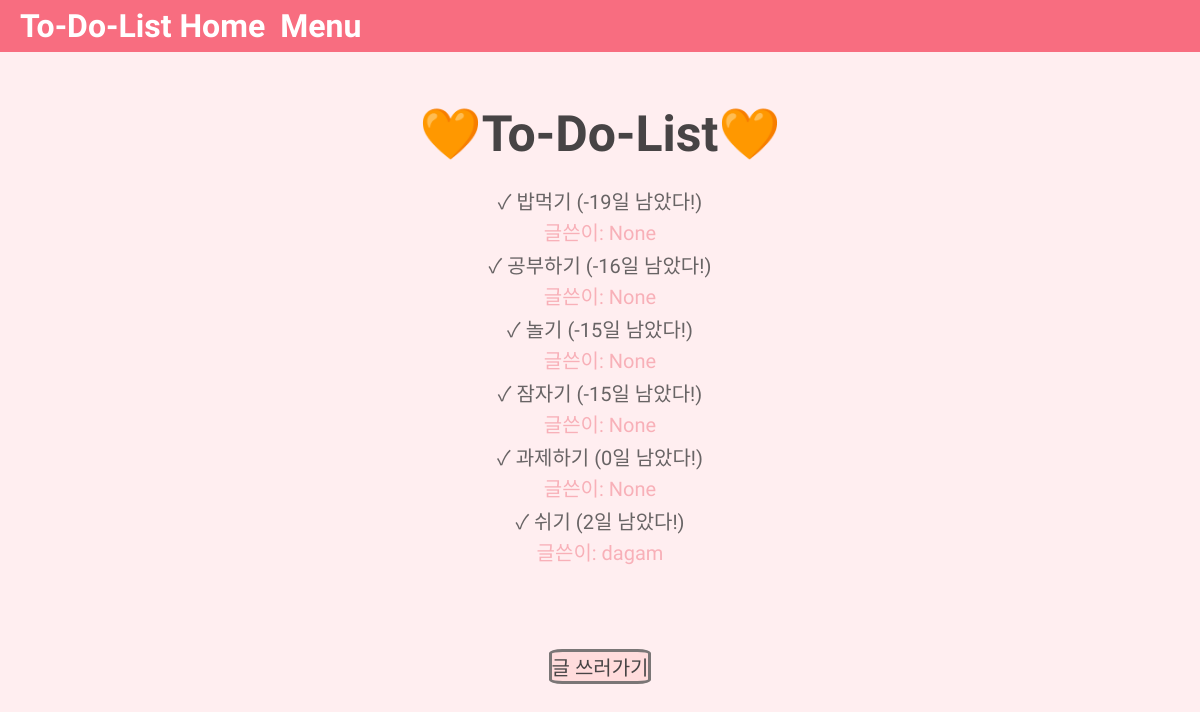
The page / on the database its author committed.
### todos/models.py (models this page shows, shortened)
class Todo(models.Model):
    title = models.CharField(max_length=200)
    content = models.TextField()
    deadline = models.DateField()
    author = models.ForeignKey(User, on_delete=models.CASCADE, related_name='posts', null=True, default=None)

### todos/views.py (the view)
# urls.py: 2. Add a URL to urlpatterns:  path('', views.home, name='home')
def home(request):
    todos = Todo.objects.all().order_by('deadline')
    for todo in todos: #남은 날짜
      diff_date = todo.deadline - datetime.date(datetime.now())
      todo.remain = diff_date.days
    return render(request, 'home.html', { 'todos' : todos })

### todos/templates/home.html
{% extends 'base.html' %}
{% block css %} {% load static %}
<link href="{% static 'home.css' %}" rel="stylesheet">
{% endblock css %}
{% block title %}
<a class="title_a" href="{% url 'home' %}">To-Do-List Home</a>
{% endblock title %}
{% block content %}
<div class="div-table">
    <table>
        <thead>
            <tr>
                <th>🧡To-Do-List🧡</th>
            </tr>
        </thead>
        <tbody>
            {% for todo in todos %}
            <tr>
                <td><a class="list_a" href="{% url 'detail' todo.pk %}">✓ {{todo.title}} ({{todo.remain}}일 남았다!)</a></td>
                <td><a class="author" href="{% url 'detail' todo.pk %}"> 글쓴이: {{todo.author}}</a></td>
            </tr>
            {% endfor %}
        </tbody>
    </table>
</div>
<div class="div-links">
    <a class="write_a" href="{% url 'new' %}">글 쓰러가기</a>
</div>
{% endblock content %}

### todos/templates/base.html (shortened to what this page needs)
<!DOCTYPE html>
<html lang="en">
<head>
    {% load static %}
    {% load socialaccount %}
    <link href="{% static 'base.css' %}" rel="stylesheet">
    {% block css %}
    {% endblock css %}
</head>
<body>
    <h1>
    {% block title %}
    {% endblock title %}
    <a class="menu" href="javascript:;">Menu</a>
    </h1>
    {% block content %}
    {% endblock content %}
</body>
</html>

### todos/static/base.css (style rules this page uses)
.menu { margin-left: 15px; background-color: rgba(248, 109, 128); color: white; font-family: 'Gamja Flower', cursive; padding-right: 10px; }

### todos/static/home.css (style rules this page uses)
* { margin: 0; background-color: #ffeef0; color: rgb(71, 68, 69); }
h1 { font-family: 'Itim', cursive; padding: 7px 20px 7px 20px; background-color: rgba(248, 109, 128); color: white; display: flex; align-items: center; }
.div-table { display: flex; justify-content: center; margin-top: 50px; }
.div-links { display: flex; justify-content: center; margin-top: 80px; }
th { font-family: 'Itim', cursive; font-size: 50px; padding-bottom: 20px; }
td { display: flex; justify-content: center; font-family: 'Gamja Flower', cursive; font-size: 20px; }
a:link, a:visited { text-decoration: none; }
.list_a { color: rgb(104, 100, 101); }
.div-links { font-family: 'Gamja Flower', cursive; font-size: 20px; }
.title_a { color: white; background-color: rgba(248, 109, 128); }
.write_a { border-style:solid; border-color: #7a7676; background-color: #ffdcdc; border-radius: 13%; }
.author { color:#f8b0b8 }

### rows shown on the page
Todo: title "밥먹기", remain "-19", author "None"
Todo: title "공부하기", remain "-16", author "None"
Todo: title "놀기", remain "-15", author "None"
Todo: title "잠자기", remain "-15", author "None"
Todo: title "과제하기", remain "0", author "None"
Todo: title "쉬기", remain "2", author "dagam"
